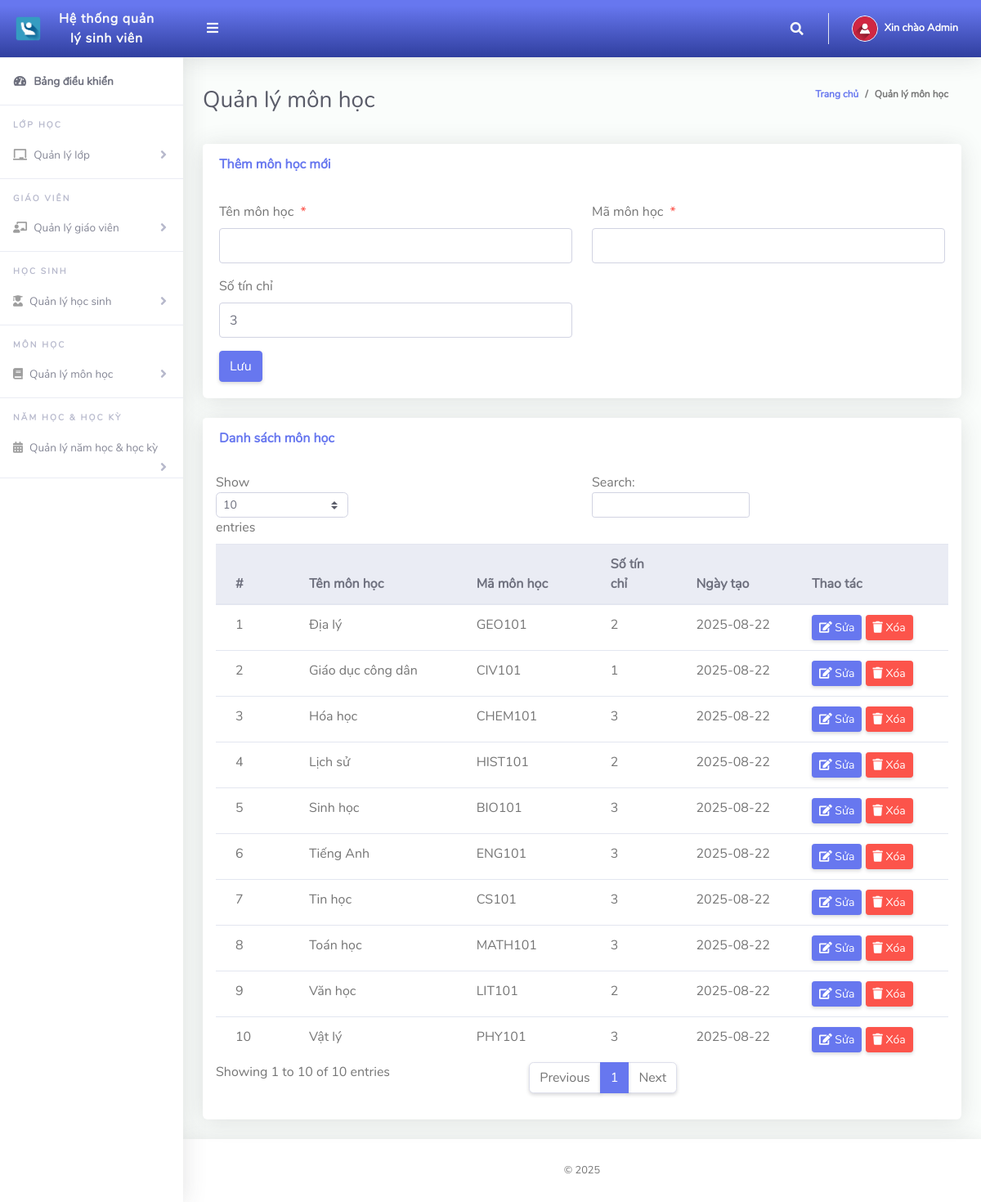
The page /Admin/manageSubjects.php (signed in) on the database its author committed.
### tables this page shows
CREATE TABLE IF NOT EXISTS `tblsubjects` (
  `Id` int(11) NOT NULL AUTO_INCREMENT,
  `subjectName` varchar(255) NOT NULL,
  `subjectCode` varchar(50) NOT NULL,
  `credits` int(11) DEFAULT 3,
  `isActive` tinyint(1) DEFAULT 1,
  `dateCreated` date DEFAULT CURRENT_DATE,
  PRIMARY KEY (`Id`),
  UNIQUE KEY `subjectCode` (`subjectCode`)
);

### Admin/manageSubjects.php (the view, shortened to what this page needs)
<?php
include '../Includes/dbcon.php';
$row = array();
?>
<!DOCTYPE html>
<html lang="vi">
<head>
  <link href="../vendor/fontawesome-free/css/all.min.css" rel="stylesheet" type="text/css">
  <link href="../vendor/bootstrap/css/bootstrap.min.css" rel="stylesheet" type="text/css">
  <link href="css/ruang-admin.min.css" rel="stylesheet">
</head>
<body id="page-top">
  <div id="wrapper">
      <?php include "Includes/sidebar.php";?>
    <div id="content-wrapper" class="d-flex flex-column">
      <div id="content">
       <?php include "Includes/topbar.php";?>
        <div class="container-fluid" id="container-wrapper">
          <div class="d-sm-flex align-items-center justify-content-between mb-4">
            <h1 class="h3 mb-0 text-gray-800">Quản lý môn học</h1>
            <ol class="breadcrumb">
              <li class="breadcrumb-item"><a href="./">Trang chủ</a></li>
              <li class="breadcrumb-item active" aria-current="page">Quản lý môn học</li>
            </ol>
          </div>
          <div class="row">
            <div class="col-lg-12">
              <div class="card mb-4">
                <div class="card-header py-3 d-flex flex-row align-items-center justify-content-between">
                  <h6 class="m-0 font-weight-bold text-primary"><?php echo isset($row['Id']) ? 'Cập nhật môn học' : 'Thêm môn học mới'; ?></h6>
                </div>
                <div class="card-body">
                  <form method="post">
                    <div class="form-group row mb-3">
                      <div class="col-xl-6">
                        <label class="form-control-label">Tên môn học<span class="text-danger ml-2">*</span></label>
                        <input type="text" class="form-control" name="subjectName" value="<?php echo isset($row['subjectName']) ? $row['subjectName'] : ''; ?>" required>
                      </div>
                      <div class="col-xl-6">
                        <label class="form-control-label">Mã môn học<span class="text-danger ml-2">*</span></label>
                        <input type="text" class="form-control" name="subjectCode" value="<?php echo isset($row['subjectCode']) ? $row['subjectCode'] : ''; ?>" required>
                      </div>
                    </div>
                    <div class="form-group row mb-3">
                      <div class="col-xl-6">
                        <label class="form-control-label">Số tín chỉ</label>
                        <input type="number" class="form-control" name="credits" value="<?php echo isset($row['credits']) ? $row['credits'] : '3'; ?>" min="1" max="10">
                      </div>
                    </div>
                    <button type="submit" name="<?php echo isset($row['Id']) ? 'update' : 'save'; ?>" class="btn btn-primary">
                      <?php echo isset($row['Id']) ? 'Cập nhật' : 'Lưu'; ?>
                    </button>
                  </form>
                </div>
              </div>
            </div>
          </div>
          <div class="row">
            <div class="col-lg-12">
              <div class="card mb-4">
                <div class="card-header py-3 d-flex flex-row align-items-center justify-content-between">
                  <h6 class="m-0 font-weight-bold text-primary">Danh sách môn học</h6>
                </div>
                <div class="table-responsive p-3">
                  <table class="table align-items-center table-flush table-hover" id="dataTableHover">
                    <thead class="thead-light">
                      <tr>
                        <th>#</th>
                        <th>Tên môn học</th>
                        <th>Mã môn học</th>
                        <th>Số tín chỉ</th>
                        <th>Ngày tạo</th>
                        <th>Thao tác</th>
                      </tr>
                    </thead>
                    <tbody>
                      <?php
                      $query = "SELECT * FROM tblsubjects ORDER BY subjectName";
                      $rs = $conn->query($query);
                      $num = $rs->num_rows;
                      $sn = 0;
                      if($num > 0) {
                        while ($rows = $rs->fetch_assoc()) {
                          $sn = $sn + 1;
                          echo "<tr>
                                  <td>".$sn."</td>
                                  <td>".$rows['subjectName']."</td>
                                  <td>".$rows['subjectCode']."</td>
                                  <td>".$rows['credits']."</td>
                                  <td>".$rows['dateCreated']."</td>
                                  <td>
                                    <a href='manageSubjects.php?Id=".$rows['Id']."&action=edit' class='btn btn-sm btn-primary'>
                                      <i class='fas fa-edit'></i> Sửa
                                    </a>
                                    <a href='manageSubjects.php?Id=".$rows['Id']."&action=delete' class='btn btn-sm btn-danger' onclick='return confirm(\"Bạn có chắc muốn xóa môn học này?\")'>
                                      <i class='fas fa-trash'></i> Xóa
                                    </a>
                                  </td>
                                </tr>";
                        }
                      } else {
                        echo "<tr><td colspan='6' class='text-center'>Không có dữ liệu</td></tr>";
                      }
                      ?>
                    </tbody>
                  </table>
                </div>
              </div>
            </div>
          </div>
        </div>
      </div>
       <?php include "Includes/footer.php";?>
    </div>
  </div>
</body>
</html>

### Admin/Includes/sidebar.php (shortened to what this page needs)
<ul class="navbar-nav sidebar sidebar-light accordion " id="accordionSidebar">
    <a class="sidebar-brand d-flex align-items-center bg-gradient-primary  justify-content-center" href="index.php">
        <div class="sidebar-brand-icon">
            <img src="img/logo/attnlg.jpg">
        </div>
        <div class="sidebar-brand-text mx-3">Hệ thống quản lý sinh viên</div>
    </a>
    <hr class="sidebar-divider my-0">
    <li class="nav-item active">
        <a class="nav-link" href="index.php">
            <i class="fas fa-fw fa-tachometer-alt"></i>
            <span>Bảng điều khiển</span></a>
    </li>
    <hr class="sidebar-divider">
    <div class="sidebar-heading">
        Lớp học
    </div>
    <li class="nav-item">
        <a class="nav-link collapsed" href="#" data-toggle="collapse" data-target="#collapseBootstrap" aria-expanded="true" aria-controls="collapseBootstrap">
            <i class="fas fa-chalkboard"></i>
            <span>Quản lý lớp</span>
        </a>
    </li>
    <hr class="sidebar-divider">
    <div class="sidebar-heading">
        Giáo viên
    </div>
    <li class="nav-item">
        <a class="nav-link collapsed" href="#" data-toggle="collapse" data-target="#collapseBootstrapassests" aria-expanded="true" aria-controls="collapseBootstrapassests">
            <i class="fas fa-chalkboard-teacher"></i>
            <span>Quản lý giáo viên</span>
        </a>
    </li>
    <hr class="sidebar-divider">
    <div class="sidebar-heading">
        Học sinh
    </div>
    <li class="nav-item">
        <a class="nav-link collapsed" href="#" data-toggle="collapse" data-target="#collapseBootstrap2" aria-expanded="true" aria-controls="collapseBootstrap2">
            <i class="fas fa-user-graduate"></i>
            <span>Quản lý học sinh</span>
        </a>
    </li>
    <hr class="sidebar-divider">
    <div class="sidebar-heading">
        Môn học
    </div>
    <li class="nav-item">
        <a class="nav-link collapsed" href="#" data-toggle="collapse" data-target="#collapseSubjects" aria-expanded="true" aria-controls="collapseSubjects">
            <i class="fas fa-book"></i>
            <span>Quản lý môn học</span>
        </a>
    </li>
    <hr class="sidebar-divider">
    <div class="sidebar-heading">
        Năm học & Học kỳ
    </div>
    <li class="nav-item">
        <a class="nav-link collapsed" href="#" data-toggle="collapse" data-target="#collapseBootstrapcon" aria-expanded="true" aria-controls="collapseBootstrapcon">
            <i class="fa fa-calendar-alt"></i>
            <span>Quản lý năm học & học kỳ</span>
        </a>
    </li>
    <hr class="sidebar-divider">
</ul>

### Admin/Includes/topbar.php (shortened to what this page needs)
<?php
  $query = "SELECT * FROM tbladmin WHERE Id = ".$_SESSION['userId']."";
  $rs = $conn->query($query);
  $rows = $rs->fetch_assoc();
  $fullName = $rows['firstName']." ".$rows['lastName'];
?>
<nav class="navbar navbar-expand navbar-light bg-gradient-primary topbar mb-4 static-top">
          <button id="sidebarToggleTop" class="btn btn-link rounded-circle mr-3">
            <i class="fa fa-bars"></i>
          </button>
          <ul class="navbar-nav ml-auto">
            <li class="nav-item dropdown no-arrow">
              <a class="nav-link dropdown-toggle" href="#" id="searchDropdown" role="button" data-toggle="dropdown"
                aria-haspopup="true" aria-expanded="false">
                <i class="fas fa-search fa-fw"></i>
              </a>
            </li>
            <li class="nav-item dropdown no-arrow">
              <a class="nav-link dropdown-toggle" href="#" id="userDropdown" role="button" data-toggle="dropdown"
                aria-haspopup="true" aria-expanded="false">
                <img class="img-profile rounded-circle" src="img/user-icn.png" style="max-width: 60px">
                <span class="ml-2 d-none d-lg-inline text-white small"><b>Xin chào <?php echo $fullName;?></b></span>
              </a>
            </li>
          </ul>
        </nav>

### Admin/Includes/footer.php
<footer class="sticky-footer bg-white">
       <div class="container my-auto">
         <div class="copyright text-center my-auto">
           <span> &copy; <script> document.write(new Date().getFullYear()); </script>
           </span>
         </div>
       </div>
     </footer>

### rows shown on the page
tblsubjects: subjectName "Địa lý", subjectCode "GEO101", credits "2", dateCreated "2025-08-22"
tblsubjects: subjectName "Giáo dục công dân", subjectCode "CIV101", credits "1", dateCreated "2025-08-22"
tblsubjects: subjectName "Hóa học", subjectCode "CHEM101", credits "3", dateCreated "2025-08-22"
tblsubjects: subjectName "Lịch sử", subjectCode "HIST101", credits "2", dateCreated "2025-08-22"
tblsubjects: subjectName "Sinh học", subjectCode "BIO101", credits "3", dateCreated "2025-08-22"
tblsubjects: subjectName "Tiếng Anh", subjectCode "ENG101", credits "3", dateCreated "2025-08-22"
tblsubjects: subjectName "Tin học", subjectCode "CS101", credits "3", dateCreated "2025-08-22"
tblsubjects: subjectName "Toán học", subjectCode "MATH101", credits "3", dateCreated "2025-08-22"
tblsubjects: subjectName "Văn học", subjectCode "LIT101", credits "2", dateCreated "2025-08-22"
tblsubjects: subjectName "Vật lý", subjectCode "PHY101", credits "3", dateCreated "2025-08-22"

### other values the page prints
$fullName "Admin"
